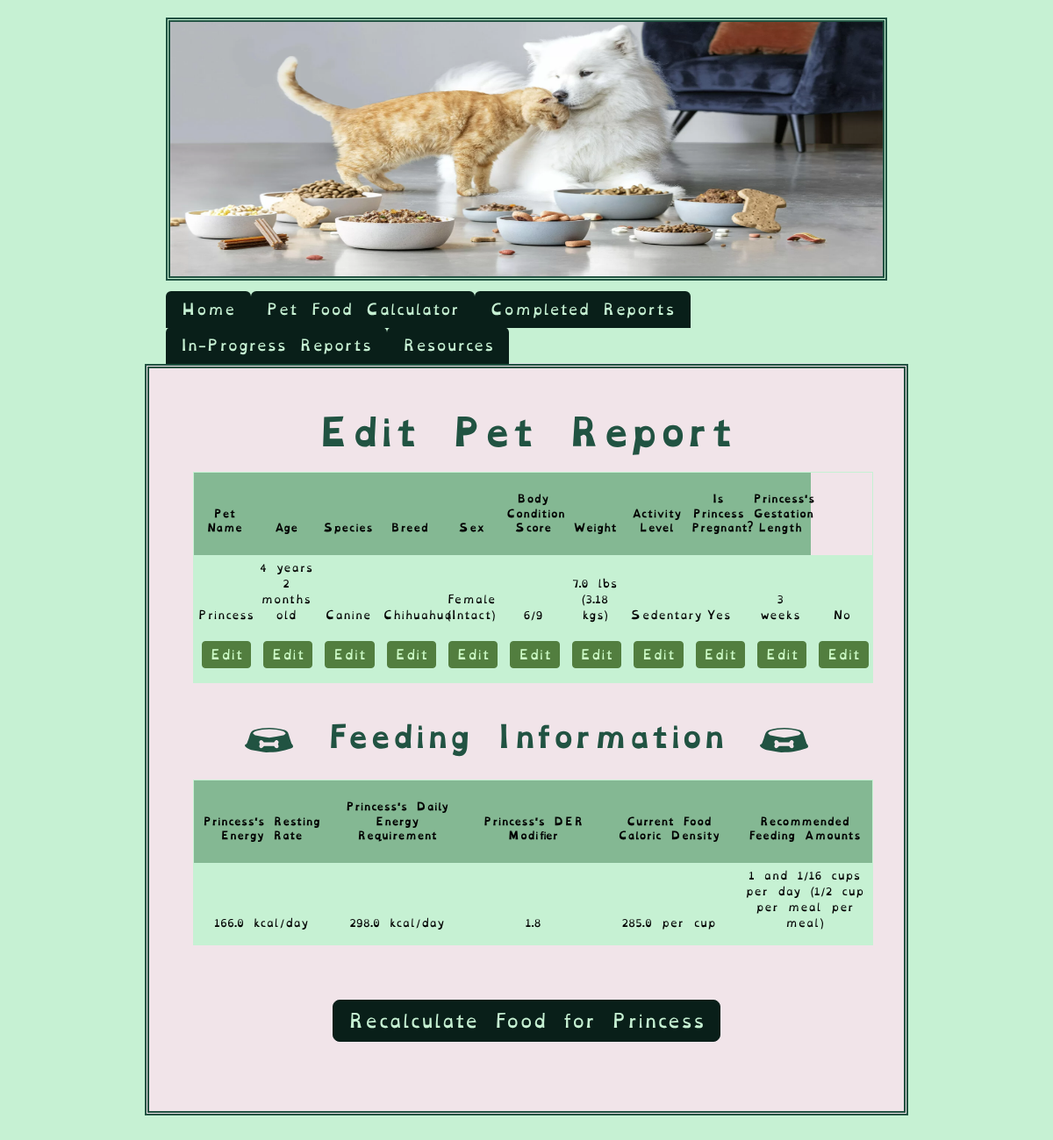
The page /edit_info?pet_id=4 (signed in) on the database its author committed.
### tables this page shows
CREATE TABLE "pets" (
	"pet_id"	INTEGER UNIQUE,
	"owner_id"	INTEGER,
	"name"	VARCHAR(25) NOT NULL,
	"age_in_years"	INTEGER,
	"age_in_months"	INTEGER,
	"species"	VARCHAR(10) NOT NULL,
	"breed"	VARCHAR(25),
	"canine_breed_id"	INTEGER,
	"feline_breed_id"	INTEGER,
	"sex"	INTEGER,
	"bcs"	INTEGER,
	"weight"	FLOAT,
	"units"	VARCHAR(5),
	"converted_weight"	FLOAT,
	"converted_weight_units"	VARCHAR(5),
	"body_fat_percentage"	VARCHAR(5),
	"ideal_weight_lbs"	FLOAT,
	"ideal_weight_kgs"	FLOAT,
	"is_pediatric"	BOOL,
	"is_pregnant"	BOOL,
	"weeks_gestating"	INTEGER,
	"is_nursing"	BOOL,
	"litter_size"	INTEGER,
	"weeks_nursing"	INTEGER,
	"activity_level"	INTEGER,
	"rer"	FLOAT,
	"canine_der_factor_id"	INTEGER,
	"feline_der_factor_id"	INTEGER,
	"der"	FLOAT,
	"der_modifier"	FLOAT,
	"meals_per_day"	FLOAT,
	"current_food_kcal"	FLOAT,
	"current_food_form"	INTEGER,
	"second_food_kcal" FLOAT,
	"second_food_form" INTEGER,
	"sensitive_stomach" INTEGER,
	"food_transition" INTEGER,
	"transition_length" INTEGER,
	"rec_treat_kcal_per_day"	INTEGER,
	"current_food_amt_rec"	VARCHAR(15),
	"current_food_amt_per_meal"	VARCHAR(15),
	"date_of_first_report"	DATETIME,
	"most_recent_report_date"	DATETIME,
	PRIMARY KEY("pet_id" AUTOINCREMENT),
	FOREIGN KEY("owner_id") REFERENCES "users"("id"),
	FOREIGN KEY("canine_breed_id") REFERENCES "dog_breeds"("BreedID"),
	FOREIGN KEY("canine_der_factor_id") REFERENCES "canine_der_factors"("factor_id"),
	FOREIGN KEY("feline_breed_id") REFERENCES "cat_breeds"("BreedID"),
	FOREIGN KEY("feline_der_factor_id") REFERENCES "feline_der_factors"("factor_id"),
	FOREIGN KEY("sex") REFERENCES "reproductive_statuses"("sex_id"),
	FOREIGN KEY("activity_level") REFERENCES "activity_levels"("activity_id"),
	FOREIGN KEY("current_food_form") REFERENCES "food_forms"("form_id"),
	FOREIGN KEY("second_food_form") REFERENCES "food_forms"("form_id")
);

### main.py (the view)
@app.route("/edit_info", methods=["GET", "POST"])
@login_required
def edit_info():
    pet_id = request.args.get("pet_id", type=int)
    print(pet_id)
    try:
        pet_data = db.execute(
            "SELECT * FROM pets WHERE owner_id = :user_id and pet_id = :pet_id",
            user_id=session["user_id"], pet_id=pet_id
        )
    except Exception as e:
        flash(f"Unable to find pet info. Exception: {e}")
        return render_template("edit_report.html")
    if request.method == "POST":
        print(pet_id)
    return render_template("edit_report.html", pet_data=pet_data, pet_id=pet_id)

### helpers.py (called while the page is built)
def login_required(f):
    @wraps(f)
    def decorated_funtion(*args, **kwargs):
        if session.get("user_id") == None:
            return redirect(url_for("login"))
        return f(*args, **kwargs)
    return decorated_funtion

### templates/edit_report.html (shortened to what this page needs)
{% extends 'base.html' %} {% block title %}Edit Pet Report{% endblock %}
{% block content %}
<h1>Edit Pet Report</h1>
<table class="table table-sm">
  <thead>
    <tr>
      <th>
        <b> Pet Name </b>
      </th>
      <th>
        <b> Age </b>
      </th>
      <th>
        <b> Species </b>
      </th>
      <th>
        <b> Breed </b>
      </th>
      <th>
        <b> Sex </b>
      </th>
      <th>
        <b> Body Condition Score </b>
      </th>
      <th>
        <b> Weight </b>
      </th>
      {% if pet_data[0].activity_level != None %}
      <th>
        <b> Activity Level </b>
      </th>
      {% endif %} {% if pet_data[0].is_pregnant != None %}
      <th>
        <b> Is {{ pet_data[0].name}} Pregnant? </b>
      </th>
      {% endif %} {% if pet_data[0].weeks_gestating != None and
      pet_data[0].weeks_gestating != 0 %}
      <th>
        <b> {{ pet_data[0].name}}'s Gestation Length </b>
      </th>
      {% endif %}
    </tr>
  </thead>
  <tbody>
    <tr>
      <td>
        {{ pet_data[0].name }}
      </td>
      <td>
        {% if pet_data[0].age_in_years == 0 and pet_data[0].age_in_months == 1
        %} {{ pet_data[0].age_in_months }} month old {% elif
        pet_data[0].age_in_years == 0 and pet_data[0].age_in_months > 1 %} {{
        pet_data[0].age_in_months }} months old {% elif pet_data[0].age_in_years
        == 1 and pet_data[0].age_in_months == 0 %} {{ pet_data[0].age_in_years
        }} year old {% elif pet_data[0].age_in_years == 1 and
        pet_data[0].age_in_months == 1 %} {{ pet_data[0].age_in_years }} year {{
        pet_data[0].age_in_months }} month old {% elif pet_data[0].age_in_years
        == 1 and pet_data[0].age_in_months > 1 %} {{ pet_data[0].age_in_years }}
        year {{ pet_data[0].age_in_months }} months old {% elif
        pet_data[0].age_in_years > 1 and pet_data[0].age_in_months == 0 %} {{
        pet_data[0].age_in_years }} years old {% elif pet_data[0].age_in_years >
        1 and pet_data[0].age_in_months == 1 %} {{ pet_data[0].age_in_years }}
        years {{ pet_data[0].age_in_months }} month old {% elif
        pet_data[0].age_in_years > 1 and pet_data[0].age_in_months > 1 %} {{
        pet_data[0].age_in_years }} years {{ pet_data[0].age_in_months }} months
        old {% endif %}
      </td>
      <td>
        {{ pet_data[0].species }}
      </td>
      <td>
        {{ pet_data[0].breed }}
      </td>
      <td>
        {% if pet_data[0].sex == 1 %} Female (Intact) {% elif pet_data[0].sex ==
        2 %} Female (Spayed) {% elif pet_data[0].sex == 3 %} Male (Intact) {%
        elif pet_data[0].sex == 4 %} Male (Neutered) {% endif %}
      </td>
      <td>
        {{ pet_data[0].bcs }}/9
      </td>
      <td>
        {{ pet_data[0].weight }} {{ pet_data[0].units }} ({{
        pet_data[0].converted_weight }} {{ pet_data[0].converted_weight_units
        }})
      </td>
      {% if pet_data[0].activity_level != None %}
      <td>
        {% if pet_data[0].activity_level == 1 %} Sedentary {% elif
        pet_data[0].activity_level == 2 %} Low {% elif
        pet_data[0].activity_level == 3 %} Moderate {% elif
        pet_data[0].activity_level == 4 %} Heavy {% endif %}
      </td>
      {% endif %} {% if pet_data[0].is_pregnant == 1 %}
      <td>
        Yes
      </td>
      {% elif pet_data[0].is_pregnant == 0 %}
      <td>
        No
      </td>
      {% endif %} {% if pet_data[0].weeks_gestating != None and
      pet_data[0].weeks_gestating != 0 %}
      <td>
        {{ pet_data[0].weeks_gestating }} weeks
      </td>
      {% endif %} {% if pet_data[0].is_nursing != None and
      pet_data[0].is_nursing == 1 %}
      <td>
        Yes
      </td>
      {% elif pet_data[0].is_nursing != None and pet_data[0].is_nursing == 0
      %}
      <td>
        No
      </td>
      {% endif %}
    </tr>
  </tbody>
  <tfoot>
      <tr>
          <td>
              <a href="{{ url_for('pet_info', pet_id=pet_id) }}">
                  <button type="button" class="btn btn-secondary btn-sm">Edit</button>
              </a>
          </td>
          <td>
              <a href="{{ url_for('pet_info_continued', pet_id=pet_id) }}">
                  <button type="button" class="btn btn-secondary btn-sm">Edit</button>
              </a>
          </td>
          <td>
              <a href="{{ url_for('pet_info', pet_id=pet_id) }}">
                  <button type="button" class="btn btn-secondary btn-sm">Edit</button>
              </a>
          </td>
          <td>
              <a href="{{ url_for('pet_info_continued', pet_id=pet_id) }}">
                  <button type="button" class="btn btn-secondary btn-sm">Edit</button>
              </a>
          </td>
          <td>
              <a href="{{ url_for('pet_info_continued', pet_id=pet_id) }}">
                  <button type="button" class="btn btn-secondary btn-sm">Edit</button>
              </a>
          </td>
          <td>
              <a href="{{ url_for('pet_condition', pet_id=pet_id) }}">
                  <button type="button" class="btn btn-secondary btn-sm">Edit</button>
              </a>
          </td>
          <td>
              <a href="{{ url_for('pet_condition', pet_id=pet_id) }}">
                  <button type="button" class="btn btn-secondary btn-sm">Edit</button>
              </a>
          </td>
          {% if pet_data[0].activity_level != None %}
              <td>
                  <a href="{{ url_for('activity', pet_id=pet_id) }}">
                      <button type="button" class="btn btn-secondary btn-sm">Edit</button>
                  </a>
              </td>
          {% endif %}
          {% if pet_data[0].is_pregnant != None %}
              <td>
                  <a href="{{ url_for('repro_status', pet_id=pet_id) }}">
                      <button type="button" class="btn btn-secondary btn-sm">Edit</button>
                  </a>
              </td>
          {% endif %}
          {% if pet_data[0].weeks_gestating != None and pet_data[0].is_pregnant != 0 and pet_data[0].weeks_gestating != 0 %}
              <td>
                  <a href="{{ url_for('gestation_duration', pet_id=pet_id) }}">
                      <button type="button" class="btn btn-secondary btn-sm">Edit</button>
                  </a>
              </td>
          {% endif %}
          {% if pet_data[0].is_nursing != None %}
              <td>
                  <a href="{{ url_for('lactation_status', pet_id=pet_id) }}">
                      <button type="button" class="btn btn-secondary btn-sm">Edit</button>
                  </a>
              </td>
          {% endif %}
      </tr>
  </tfoot>
</table>
<div class="row">
  <h2>
    {% if pet_data[0].species == "Feline" %}
    <img
      src="{{ url_for('static', filename='assets/svg/food_bowl.svg') }}"
      alt="A bowl with a pawprint"
      class="bowl"
    />
    {% elif pet_data[0].species == "Canine" %}
    <img
      src="{{ url_for('static', filename='assets/svg/dog_food_bowl.svg') }}"
      alt="A bowl with a bone"
      class="bowl"
    />
    {% endif %} Feeding Information {% if pet_data[0].species == "Feline" %}
    <img
      src="{{ url_for('static', filename='assets/svg/food_bowl.svg') }}"
      alt="A bowl with a pawprint"
      class="bowl"
    />
    {% elif pet_data[0].species == "Canine" %}
    <img
      src="{{ url_for('static', filename='assets/svg/dog_food_bowl.svg') }}"
      alt="A bowl with a bone"
      class="bowl"
    />
    {% endif %}
  </h2>
</div>
<table class="table table-sm">
  <thead>
    <tr>
      <th>{{ pet_data[0].name }}'s Resting Energy Rate</th>
      <th>{{ pet_data[0].name }}'s Daily Energy Requirement</th>
      <th>{{ pet_data[0].name }}'s DER Modifier</th>
      <th>Current Food Caloric Density</th>
      <th>Recommended Feeding Amounts</th>
    </tr>
  </thead>
  <tbody class="feeding_info_report">
    <tr>
      <td>{{ pet_data[0].rer }} kcal/day</td>
      <td>{{ pet_data[0].der }} kcal/day</td>
      <td>{{ pet_data[0].der_modifier }}</td>
      <td>
        {{ pet_data[0].current_food_kcal }} per
        {% if pet_data[0].current_food_form == 1 %}
          cup
        {% elif pet_data[0].current_food_form == 2 %}
          can
        {% elif pet_data[0].current_food_form == 3 %}
          pouch
        {% endif %}
      </td>
      <td>
        {{ pet_data[0].current_food_amt_rec }} ({{
        pet_data[0].current_food_amt_per_meal }} per meal)
      </td>
    </tr>
  </tbody>
</table>
{% if pet_data[0].is_pediatric == 0 and pet_data[0].is_pregnant == 1 and
pet_data[0].is_nursing != 1 %}
<div class="button-container">
  <a href="{{ url_for('current_food', pet_id=pet_data[0].pet_id) }}">
    <button type="button" class="btn btn-secondary btn-lg">
      Recalculate Food for {{ pet_data[0].name }}
    </button>
  </a>
</div>
{% endif %} {% endblock %}

### static/css/styles.css (style rules this page uses)
:root { --white: #f1e4e9; --pale_white_green: #c6f1d3; --lighter_white_green: #d1f7dc; --pale_sky_blue: #70abad; --light_sky: #70c2c3; --green_black: #091f19; --deep_blue_green: #215342; --light_lime: #7CFF6B; --darker_lime_transparent: #568b3fe5; --darker_lime: #527e3f; }
body { background-color: var(--pale_white_green); padding: 20px; margin-left: auto; margin-right: auto; font-family: "OpenDyslexic", "Arvo"; font-size: 2vh; }
h1 { color: var(--deep_blue_green); font-weight: 700; padding-bottom: 1vw; width: 80%; word-wrap: break-word; }
h1, h2 { color: var(--deep_blue_green); }
h1, h2, h3 { margin-left: auto; margin-right: auto; text-align: center; }
h1, h2, h3 { font-family: "OpenDyslexicBold", "Arvo"; }
h2 { display: inline-block; padding: 5px; padding-top: 25px; font-weight: 600; justify-content: center; }
.table { font-size: 14.5px; text-align: center; border-bottom: 1px solid var(--deep_blue_green); border: 1px solid var(--pale_sky_blue); --bs-table-bg: var(--pale_white_green); --bs-table-striped-color: var(--light_sky); --bs-table-striped-bg: var(--pale_sky_blue); }
.table-sm { width: 102%; font-size: 12px; gap: 2%; table-layout: fixed; border: 1px solid var(--pale_white_green); vertical-align: bottom; }
.table.table-sm th { padding-bottom: 2em; padding-top: 2em; max-width: 25em; font-size: 11px; vertical-align: bottom; }
.feeding_info_report td { padding-bottom: 2vh; }
thead { font-weight: 500; --bs-table-bg: #84b893; color: var(--deep_blue_green); }
a { color: var(--darker_lime); }
.btn { background-color: var(--green_black); border-color: var(--green_black); --bs-btn-active-color: var(--deep_blue_green); --bs-btn-active-border-color: var(--deep_blue_green); --bs-btn-hover-bg: var(--deep_blue_green); --bs-btn-hover-border-bg: var(--deep_blue_green); color: var(--pale_white_green); text-align: center; margin: 5px; position: relative; margin-top: 1vw; }
.btn-sm { color: #cdfcc7; min-height: 2em; font-weight: 500; background-color: var(--darker_lime); border-color: var(--darker_lime); margin-bottom: 1vw; --bs-btn-active-color: var(--darker_lime_transparent); --bs-btn-active-border-color: var(--darker_lime_transparent); --bs-btn-hover-bg: var(--darker_lime_transparent); --bs-btn-hover-border-bg: var(--darker_lime_transparent); }
.button-container, .button-container-fr { display: flex; justify-content: center; }
.button-container { padding: 2vw; }
.row { display: flex; flex-wrap: wrap; margin-left: 2vw; margin-right: 2vw; font-size: 20px; padding-bottom: 1vh; }
.bowl { width: 75px; display: inline-block; padding: 10px; }

### rows shown on the page
pets: name "Princess", age_in_years "4", age_in_months "2", species "Canine", breed "Chihuahua", bcs "6", weight "7.0", units "lbs", converted_weight "3.18", converted_weight_units "kgs", weeks_gestating "3", rer "166.0", der "298.0", der_modifier "1.8", current_food_kcal "285.0", current_food_amt_rec "1 and 1/16 cups per day", current_food_amt_per_meal "1/2 cup per meal"
